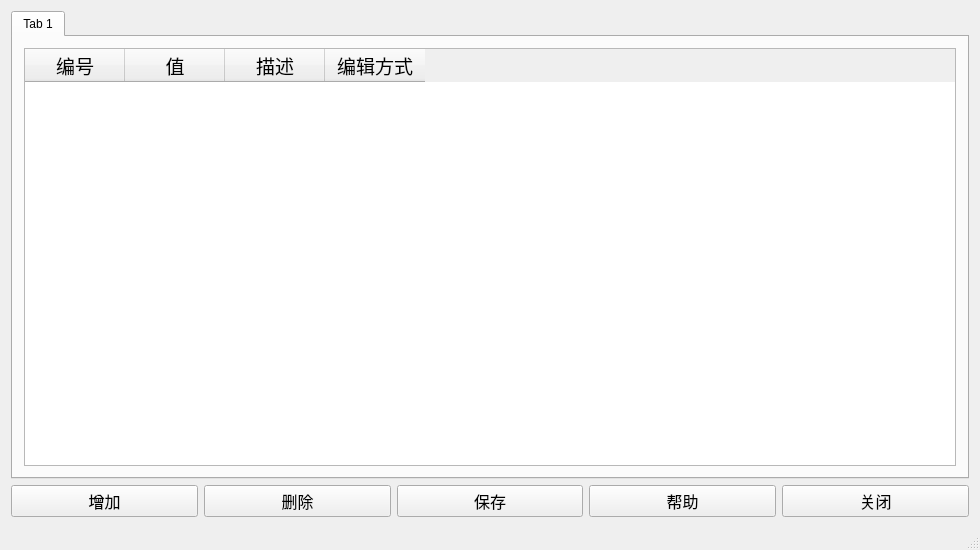
<?xml version="1.0" encoding="UTF-8"?>
<ui version="4.0">
 <class>MainWindow</class>
 <widget class="QMainWindow" name="MainWindow">
  <property name="geometry">
   <rect>
    <x>0</x>
    <y>0</y>
    <width>980</width>
    <height>550</height>
   </rect>
  </property>
  <property name="minimumSize">
   <size>
    <width>980</width>
    <height>520</height>
   </size>
  </property>
  <property name="windowTitle">
   <string>驱动配置</string>
  </property>
  <widget class="QWidget" name="centralWidget">
   <layout class="QGridLayout" name="gridLayout">
    <item row="1" column="0">
     <widget class="QPushButton" name="addButton">
      <property name="font">
       <font>
        <pointsize>12</pointsize>
       </font>
      </property>
      <property name="text">
       <string>增加</string>
      </property>
     </widget>
    </item>
    <item row="1" column="1">
     <widget class="QPushButton" name="deleteButton">
      <property name="font">
       <font>
        <pointsize>12</pointsize>
       </font>
      </property>
      <property name="text">
       <string>删除</string>
      </property>
     </widget>
    </item>
    <item row="1" column="2">
     <widget class="QPushButton" name="saveButton">
      <property name="font">
       <font>
        <pointsize>12</pointsize>
       </font>
      </property>
      <property name="text">
       <string>保存</string>
      </property>
     </widget>
    </item>
    <item row="1" column="3">
     <widget class="QPushButton" name="helpButton">
      <property name="font">
       <font>
        <pointsize>12</pointsize>
       </font>
      </property>
      <property name="text">
       <string>帮助</string>
      </property>
     </widget>
    </item>
    <item row="1" column="4">
     <widget class="QPushButton" name="closeButton">
      <property name="font">
       <font>
        <pointsize>12</pointsize>
       </font>
      </property>
      <property name="text">
       <string>关闭</string>
      </property>
     </widget>
    </item>
    <item row="0" column="0" colspan="5">
     <widget class="QTabWidget" name="tabWidget">
      <property name="currentIndex">
       <number>0</number>
      </property>
      <widget class="QWidget" name="tab">
       <property name="toolTip">
        <string/>
       </property>
       <attribute name="title">
        <string>Tab 1</string>
       </attribute>
       <layout class="QGridLayout" name="gridLayout_2">
        <item row="0" column="0">
         <widget class="QTableWidget" name="tableWidget">
          <column>
           <property name="text">
            <string>编号</string>
           </property>
           <property name="font">
            <font>
             <pointsize>14</pointsize>
            </font>
           </property>
          </column>
          <column>
           <property name="text">
            <string>值</string>
           </property>
           <property name="font">
            <font>
             <pointsize>14</pointsize>
            </font>
           </property>
          </column>
          <column>
           <property name="text">
            <string>描述</string>
           </property>
           <property name="font">
            <font>
             <pointsize>14</pointsize>
            </font>
           </property>
          </column>
          <column>
           <property name="text">
            <string>编辑方式</string>
           </property>
           <property name="font">
            <font>
             <pointsize>14</pointsize>
            </font>
           </property>
          </column>
         </widget>
        </item>
       </layout>
      </widget>
     </widget>
    </item>
   </layout>
  </widget>
  <widget class="QStatusBar" name="statusBar"/>
 </widget>
 <layoutdefault spacing="6" margin="11"/>
 <resources/>
 <connections/>
</ui>
